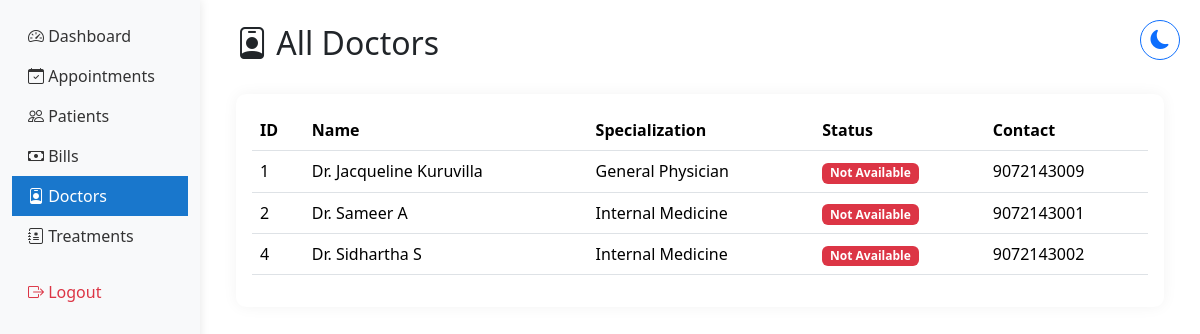
The app's page /staff/doctors/ (signed in) with its own data.
### hmsapp/models.py (models this page shows, shortened)
class DoctorProfile(models.Model):
    user = models.OneToOneField(User, on_delete=models.CASCADE)
    specialty = models.ForeignKey('Specialty', on_delete=models.SET_NULL, null=True)
    license_number = models.CharField(max_length=50, unique=True)
    phone_number = models.CharField(max_length=15, validators=[phone_regex])
    address = models.TextField(blank=True)
    doctor_id = models.CharField(max_length=6, unique=True, blank=True)
    profile_picture = models.ImageField(
        upload_to='doctors/profile_pics/',
        null=True,
        blank=True,
        validators=[FileExtensionValidator(['jpg', 'jpeg', 'png'])]
    )
    google_calendar_enabled = models.BooleanField(default=False)
    google_calendar_credentials = models.JSONField(null=True, blank=True)
    created_at = models.DateTimeField(auto_now_add=True)
    updated_at = models.DateTimeField(auto_now=True)

class Specialty(models.Model):
    specialty_name = models.CharField(max_length=100)
    description = models.TextField(blank=True)
    class Meta:
        verbose_name_plural = "Specialties"

### hmsapp/views.py (the view)
# urls.py: path('staff/doctors/', views.all_doctors, name='all_doctors'),
@login_required
def all_doctors(request):
    doctors = DoctorProfile.objects.all().select_related('user')
    context = {
        'doctors': doctors,
        'title': 'All Doctors'
    }
    return render(request, 'staff/all_doctors.html', context)

### hmsapp/context_processors.py (called while the page is built)
def base_template(request):
    if request.user.is_authenticated:
        if request.user.groups.filter(name='Doctors').exists():
            base_template = 'doctor/base_doctor.html'
        elif request.user.groups.filter(name='Administrators').exists():
            base_template = 'hosp_admin/base_admin.html'
        else:
            base_template = 'staff/base_staff.html'
    else:
        base_template = 'staff/base_staff.html'
    return {'base_template': base_template}

### hmsapp/templates/staff/all_doctors.html
{% extends 'staff/base_staff.html' %}
{% load static %}
{% block content %}
<div class="container mt-4">
    <div class="d-flex justify-content-between align-items-center mb-4">
        <h2><i class="bi bi-person-badge"></i> All Doctors</h2>
    </div>
    <div class="card">
        <div class="card-body">
            <div class="table-responsive">
                <table class="table table-hover">
                    <thead>
                        <tr>
                            <th>ID</th>
                            <th>Name</th>
                            <th>Specialization</th>
                            <th>Status</th>
                            <th>Contact</th>
                        </tr>
                    </thead>
                    <tbody>
                        {% for doctor in doctors %}
                        <tr>
                            <td>{{ doctor.id }}</td>
                            <td>Dr. {{ doctor.user.get_full_name }}</td>
                            <td>{{ doctor.specialty.specialty_name }}</td>
                            <td>
                                <span class="badge {% if doctor.is_available %}bg-success{% else %}bg-danger{% endif %}">
                                    {{ doctor.is_available|yesno:"Available,Not Available" }}
                                </span>
                            </td>
                            <td>{{ doctor.phone_number }}</td>
                        </tr>
                        {% empty %}
                        <tr>
                            <td colspan="6" class="text-center">No doctors found</td>
                        </tr>
                        {% endfor %}
                    </tbody>
                </table>
            </div>
        </div>
    </div>
</div>
{% endblock %}

### hmsapp/templates/staff/base_staff.html (style rules this page uses)
.card { border: none; box-shadow: 0 0 15px rgba(0,0,0,0.05); border-radius: 10px; }
.table th { border-top: none; font-weight: 600; }

### records on screen
DoctorProfile: id "1", user.get_full_name "Jacqueline Kuruvilla", specialty.specialty_name "General Physician", is_available "Not Available", phone_number "9072143009"
DoctorProfile: id "2", user.get_full_name "Sameer A", specialty.specialty_name "Internal Medicine", is_available "Not Available", phone_number "9072143001"
DoctorProfile: id "4", user.get_full_name "Sidhartha S", specialty.specialty_name "Internal Medicine", is_available "Not Available", phone_number "9072143002"
